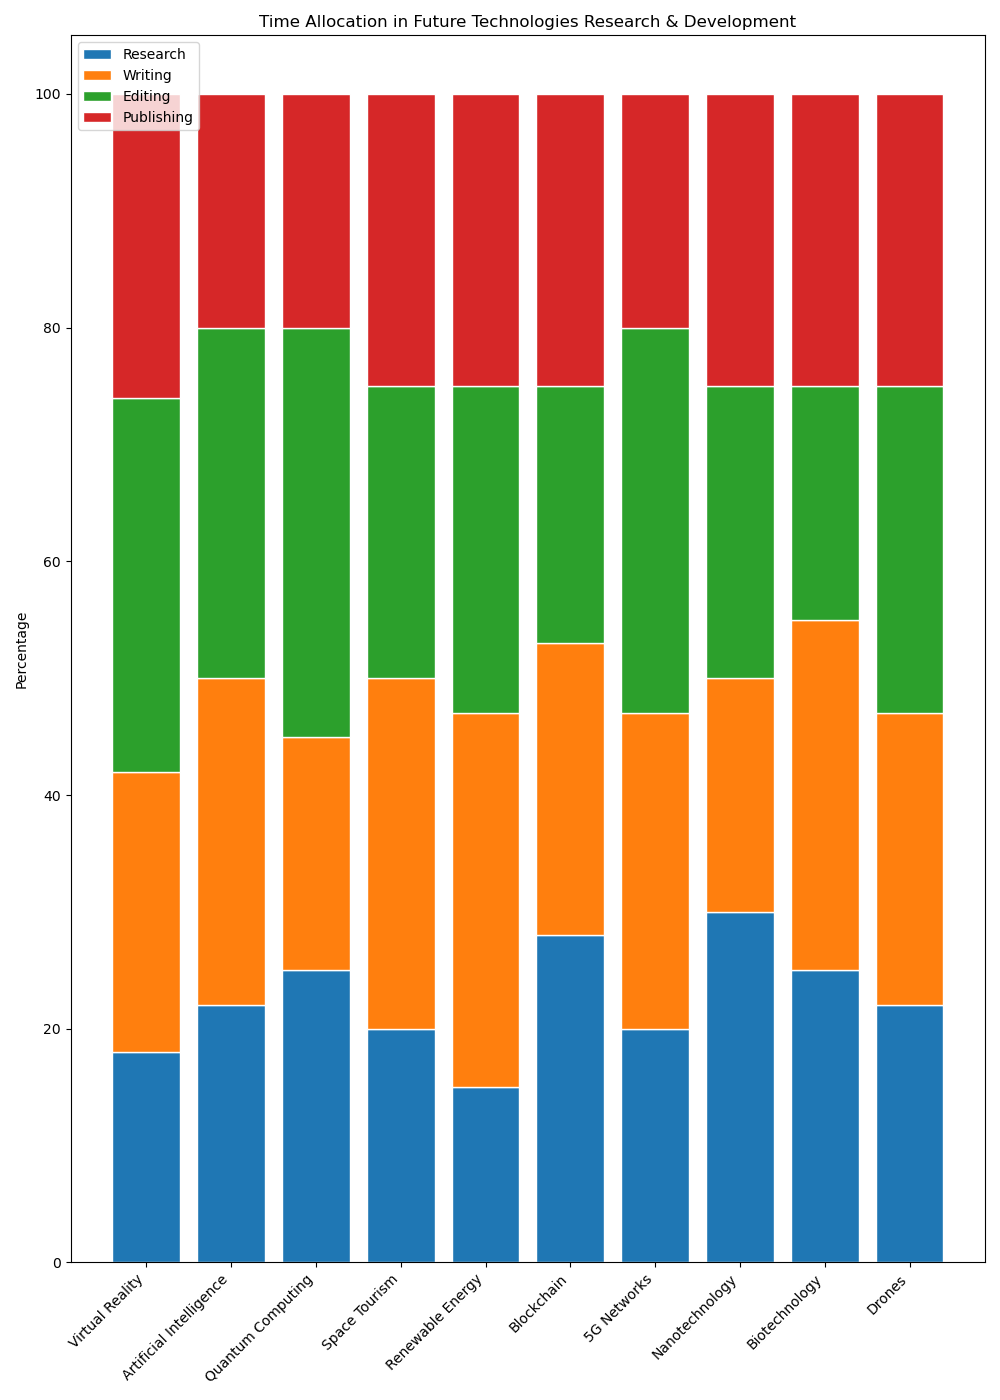

Recreate this plot in Python.

import matplotlib.pyplot as plt
import numpy as np

categories = ['Virtual Reality', 'Artificial Intelligence', 'Quantum Computing', 'Space Tourism', 
              'Renewable Energy', 'Blockchain', '5G Networks', 'Nanotechnology', 'Biotechnology', 'Drones']
research = [18, 22, 25, 20, 15, 28, 20, 30, 25, 22]
writing = [24, 28, 20, 30, 32, 25, 27, 20, 30, 25]
editing = [32, 30, 35, 25, 28, 22, 33, 25, 20, 28]
publishing = [26, 20, 20, 25, 25, 25, 20, 25, 25, 25]

total = np.array(research) + np.array(writing) + np.array(editing) + np.array(publishing)
research = np.array(research) / total * 100
writing = np.array(writing) / total * 100
editing = np.array(editing) / total * 100
publishing = np.array(publishing) / total * 100

data = np.vstack([research, writing, editing, publishing])
colors = ['#1f77b4', '#ff7f0e', '#2ca02c', '#d62728']

fig, ax = plt.subplots(figsize=(10, 14))
bar_width = 0.8

y_pos = np.arange(len(categories))

for i, row in enumerate(data):
    if i == 0:
        ax.bar(y_pos, row, color=colors[i], edgecolor='white', width=bar_width)
    else:
        ax.bar(y_pos, row, bottom=np.sum(data[:i], axis=0), color=colors[i], edgecolor='white', width=bar_width)

ax.set_xticks(y_pos)
ax.set_xticklabels(categories, rotation=45, ha='right')
ax.set_ylabel('Percentage')
ax.set_title('Time Allocation in Future Technologies Research & Development')
ax.legend(['Research', 'Writing', 'Editing', 'Publishing'], loc='upper left')

plt.tight_layout()
plt.show()
